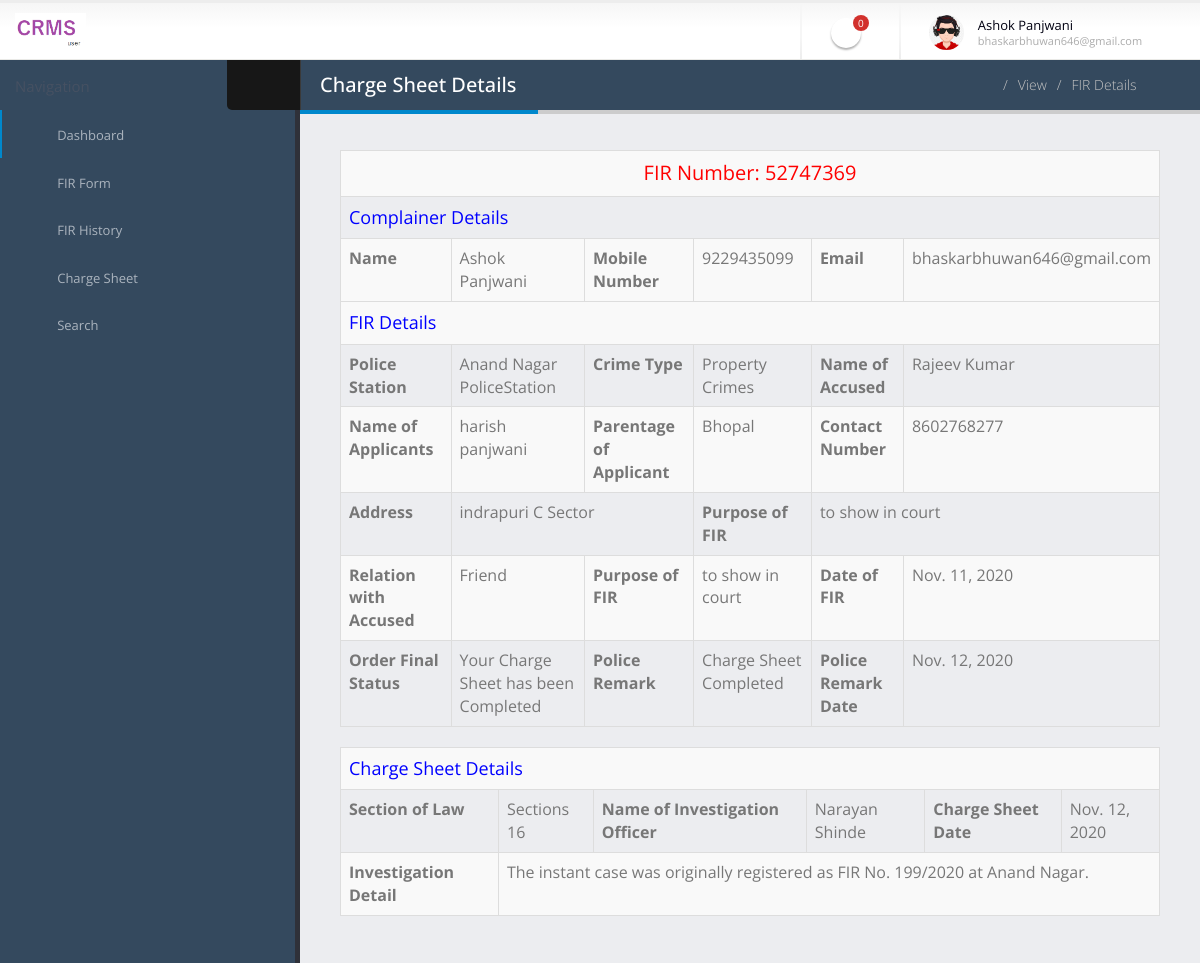
The page /chargesheet_details/2 (signed in) on the database its author committed.
### crimerecord/models.py (models this page shows, shortened)
class Fir(models.Model):
    firno = models.CharField(max_length=20, blank=True)
    userid = models.ForeignKey(User, on_delete=models.CASCADE, null=True, blank=True)
    policestationid = models.ForeignKey(PoliceStation, on_delete=models.CASCADE, null=True, blank=True)
    crimetype = models.ForeignKey(Category, on_delete=models.CASCADE, null=True, blank=True)
    nameaccused = models.CharField(max_length=150, blank=True)
    nameapplicants = models.CharField(max_length=150, blank=True)
    parentageapplicant = models.CharField(max_length=100, blank=True)
    contactno = models.CharField(max_length=15, null=True, blank=True)
    address = models.CharField(max_length=300, blank=True)
    relationaccused = models.CharField(max_length=100, null=True, blank=True)
    purposeoffir = models.CharField(max_length=200, blank=True)
    dateoffir = models.DateField(blank=True)
    remark = models.CharField(max_length=200,null=True, blank=True)
    status = models.CharField(max_length=20,null=True, blank=True)
    remarkdate = models.DateField(null=True, blank=True)
    sectionoflaw = models.CharField(max_length=150,null=True, blank=True)
    investigationofficer = models.CharField(max_length=100,null=True, blank=True)
    investigationdetail = models.CharField(max_length=300,null=True, blank=True)
    chargesheetdate = models.DateField(null=True, blank=True)

class PoliceStation(models.Model):
    policestationname = models.CharField(max_length=150)
    policestationcode = models.CharField(max_length=20)
    creationdate = models.DateTimeField(auto_now_add=True)

class Category(models.Model):
    catname = models.CharField(max_length=100)
    catdes = models.CharField(max_length=300)
    creationdate = models.DateTimeField(auto_now_add=True)

### crimerecord/views.py (the view)
# urls.py: path('chargesheet_details/<int:pid>',chargesheet_details,name='chargesheet_details'),
def chargesheet_details(request,pid):
    if not request.user.is_authenticated:
        return redirect('user_login')
    fir = Fir.objects.get(id=pid)
    userid = User.objects.get(id=request.user.id)
    firuser = Fir.objects.filter(status='Accepted', userid=userid)
    firusercount = Fir.objects.filter(status='Accepted', userid=userid).count()
    d = {'fir':fir,'firuser':firuser,'firusercount':firusercount}
    return render(request,'chargesheet_details.html',d)

### crimerecord/templates/chargesheet_details.html (shortened to what this page needs)
{% load static %}
{% block body %}
<html class="fixed">
	<head>
		<link rel="stylesheet" href="{% static 'user/assets/vendor/bootstrap/css/bootstrap.css' %}" />
		<link rel="stylesheet" href="{% static 'user/assets/vendor/font-awesome/css/font-awesome.css' %}" />
		<link rel="stylesheet" href="{% static 'user/assets/vendor/magnific-popup/magnific-popup.css' %}" />
		<link rel="stylesheet" href="{% static 'user/assets/vendor/bootstrap-datepicker/css/datepicker3.css' %}" />
		<link rel="stylesheet" href="{% static 'user/assets/stylesheets/theme.css' %}" />
		<link rel="stylesheet" href="{% static 'user/assets/stylesheets/skins/default.css' %}" />
		<link rel="stylesheet" href="{% static 'user/assets/stylesheets/theme-custom.css' %}">
	</head>
	<body>
		<section class="body">
		{% include 'headeruser.html' %}
			<div class="inner-wrapper">
				 {% include 'sidebaruser.html' %}
				<section role="main" class="content-body">
					<header class="page-header">
						<h2>Charge Sheet Details</h2>
						<div class="right-wrapper pull-right">
							<ol class="breadcrumbs">
								<li>
									<a href="{% url 'user_home' %}">
										<i class="fa fa-home"></i>
									</a>
								</li>
								<li><span>View</span></li>
								<li><span>FIR Details</span></li>
							</ol>
							<a class="sidebar-right-toggle" data-open="sidebar-right"><i class="fa fa-chevron-left"></i></a>
						</div>
					</header>
					<div class="row">
						<div class="col-md-12">
                            <table border="1" class="table table-bordered table-striped table-vcenter js-dataTable-full-pagination">
                            	<tr>
<td colspan="6" style="font-size:20px;color:red;text-align: center;">
 FIR Number: {{fir.firno}}</td></tr>
 <tr>
<td colspan="6" style="font-size:18px;color:blue">
 Complainer Details</td></tr>
                                            <tr>
   <th>Name</th>
     <td>{{fir.userid.first_name}}</td>
     <th>Mobile Number</th>
    <td>{{fir.userid.last_name}}</td>
    <th>Email</th>
    <td>{{fir.userid.username}}</td>
  </tr>
  <tr>
    <tr>
<td colspan="6" style="font-size:18px;color:blue">
 FIR Details</td></tr>
    <th>Police Station</th>
   <td>{{fir.policestationid.policestationname}}</td>
    <th>Crime Type</th>
    <td>{{fir.crimetype.catname}}</td>
    <th>Name of Accused</th>
    <td>{{fir.nameaccused}}</td>
  </tr>
   <tr>
   <th>Name of Applicants</th>
    <td>{{fir.nameapplicants}}</td>
    <th>Parentage of Applicant</th>
    <td>{{fir.parentageapplicant}}</td>
     <th>Contact Number</th>
    <td>{{fir.contactno}}</td>
  </tr>
  <tr>
    <th>Address</th>
    <td colspan="2">{{fir.address}}</td>
    <th>Purpose of FIR</th>
    <td colspan="2">{{fir.purposeoffir}}</td>
  </tr>
  <tr>
    <th>Relation with Accused</th>
     <td>{{fir.relationaccused}}</td>
    <th>Purpose of FIR</th>
    <td>{{fir.purposeoffir}}</td>
    <th>Date of FIR</th>
    <td>{{fir.dateoffir}}</td>
  </tr>
  <tr>
     <th>Order Final Status</th>
    <td>
        {% if fir.status == "Charge Sheet Completed" %}
 Your Charge Sheet has been Completed
{% endif %}
     </td>
     <th >Police Remark</th>
    {% if fir.status == None %}
                     <td>Not Updated Yet</td>
{% else %}
      <td>{{fir.status}}</td>
                  {% endif %}
                  <th >Police Remark Date</th>
   {% if fir.status == None %}
                     <td>Not Updated Yet</td>
                    {% else %}
      <td>{{fir.remarkdate}}
                  </td>
                  {% endif %}
  </tr>
</table>
   <table border="1" class="table table-bordered table-striped table-vcenter js-dataTable-full-pagination">
   <tr>
<td colspan="6" style="font-size:18px;color:blue">
 Charge Sheet Details</td></tr>
                                            <tr>
    <th>Section of Law</th>
    <td>{{fir.sectionoflaw}}</td>
     <th>Name of Investigation Officer</th>
    <td>{{fir.investigationofficer}}</td>
    <th>Charge Sheet Date</th>
    <td>{{fir.chargesheetdate}}</td>
  </tr>
  <tr>
    <th>Investigation Detail</th>
    <td colspan="5">{{fir.investigationdetail}}</td>
  </tr>
   </table>
    			</div>
					</div>
				</section>
			</div>
		</section>
	</body>
</html>
{% endblock %}

### crimerecord/templates/headeruser.html (shortened to what this page needs)
  {% load static %}
    <header class="header">
                <div class="logo-container">
                    <a href="{% url 'user_home' %}" class="logo">
                        <img src="{% static 'user/assets/images/logo4.png' %}" height="35" alt="JSOFT Admin" />
                    </a>
                </div>
                <div class="header-right">
                    <span class="separator"></span>
                    <ul class="notifications">
                  <li>
                        <li>
                            <a href="#" class="dropdown-toggle notification-icon" data-toggle="dropdown">
                                <i class="fa fa-bell"></i>
                                <span class="badge">{{firusercount}}</span>
                            </a>
                        </li>
                    </ul>
                    <span class="separator"></span>
                    <div id="userbox" class="userbox">
                        <a href="#" data-toggle="dropdown">
                            <figure class="profile-picture">
                                <img src="{% static 'user/assets/images/avatarboy923.jpg' %}" alt="Joseph Doe" class="img-circle" data-lock-picture="assets/images/!logged-user.jpg" />
                            </figure>
                            <div class="profile-info">
                                <span class="name">{{request.user.first_name}}</span>
                                <span class="role">{{request.user.username}}</span>
                            </div>
                            <i class="fa custom-caret"></i>
                        </a>
                    </div>
                </div>
            </header>

### crimerecord/static/user/assets/stylesheets/skins/default.css (style rules this page uses)
a, .btn-link { color: #0088cc; }
.page-header h2 { border-bottom-color: #0088cc; }
.notifications .notification-menu:before, .notifications .notification-icon:before { border-bottom-color: #0088cc; }

### rows shown on the page
Fir: firno "52747369", userid.first_name "Ashok Panjwani", userid.last_name "9229435099", userid.username "bhaskarbhuwan646@gmail.com", policestationid.policestationname "Anand Nagar PoliceStation", crimetype.catname "Property Crimes", nameaccused "Rajeev Kumar", nameapplicants "harish panjwani", parentageapplicant "Bhopal", contactno "8602768277", address "indrapuri C Sector", purposeoffir "to show in court", relationaccused "Friend", dateoffir "Nov. 11, 2020", status "Charge Sheet Completed", remarkdate "Nov. 12, 2020", sectionoflaw "Sections 16", investigationofficer "Narayan Shinde", chargesheetdate "Nov. 12, 2020", investigationdetail "The instant case was originally registered as FIR No. 199/2020 at Anand Nagar."

### other values the page prints
{{ firusercount }} "0"
{{ request.user.first_name }} "Ashok Panjwani"
{{ request.user.username }} "bhaskarbhuwan646@gmail.com"
